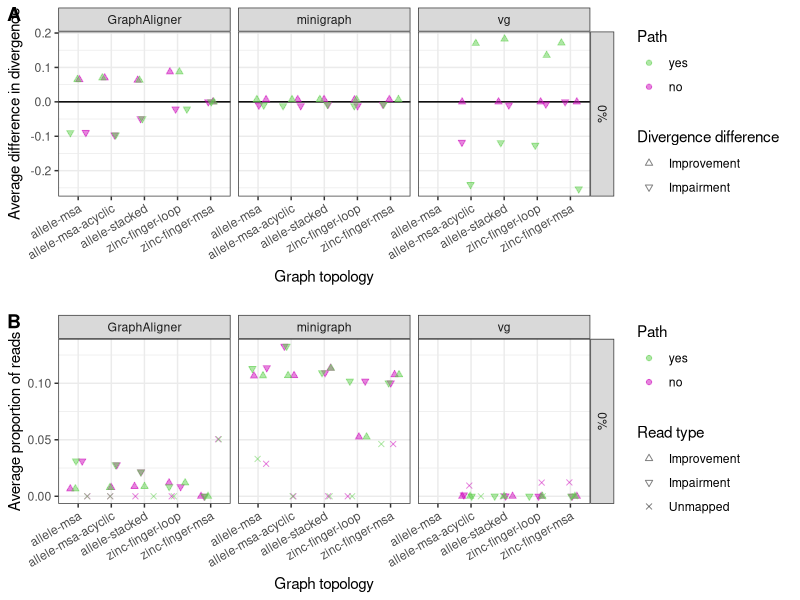

Source code (R):
library(dplyr)
library(tidyr)
library(ggplot2)
library(cowplot)

self.stats.dat <- read.csv("data/chapter4/all-graphs-self-stats.csv", header=T) 

allele.names <- c(LETTERS[1:5], paste0("L", 1:24), paste0("L", 32:38))

self.stats <- self.stats.dat %>%
  mutate(PropReadsNoMapRef=NumReadsNoMapRef/NumReads,
         PropReadsNoMapGraph=NumReadsNoMapGraph/NumReads,
         Aligner=case_when(
           Aligner=="ga" ~ "GraphAligner",
           Aligner=="mg" ~ "minigraph",
           Aligner=="vg" ~ "vg"
         ),
         Error=case_when(
           Error==0 ~ "0%",
           Error==0.001 ~ "0.1%",
           Error==0.01 ~ "1%"
         ),
         Graph=case_when(
           Graph=="allele-msa-dag" ~ "allele-msa-acyclic",
           Graph=="znf-loop" ~ "zinc-finger-loop",
           Graph=="znf-msa" ~ "zinc-finger-msa",
           Graph=="stacked" ~ "allele-stacked",
           T ~ Graph
         ),
         Path=case_when(
           Path=="path" ~ "yes",
           Path=="nopath" ~ "no"
         )) %>% 
  mutate(across(matches("Num|Mean|Prop"), ~
                  ifelse(Aligner=="vg" & Graph=="allele-msa", NA, .)))
# alter diff scores for vg allele-msa to NA, since couldn't index

self.stats$Allele <- factor(self.stats$Allele, levels=allele.names)
self.stats$Error <- factor(self.stats$Error, levels=c("0%", "0.1%", "1%"))
self.stats$Path <- factor(self.stats$Path, levels=c("yes", "no"))


self.stats.av <- self.stats %>%
  group_by(Aligner, Frag, Graph, Path, Coverage, Error) %>%
  summarize(MeanDiff=mean(MeanDiff), 
            MeanDiffNo0=mean(MeanDiffNo0),
            MeanDiffPos=mean(MeanDiffPos),
            MeanDiffNeg=mean(MeanDiffNeg),
            PropReadsDiff=mean(PropReadsDiff),
            PropPos=mean(PropPos),
            PropNeg=mean(PropNeg),
            NumReadsNoMapRef=mean(NumReadsNoMapRef),
            NumReadsNoMapGraph=mean(NumReadsNoMapGraph),
            PropReadsNoMapRef=mean(PropReadsNoMapRef),
            PropReadsNoMapGraph=mean(PropReadsNoMapGraph))

### Spurious w/ paths
# mg v ga v vg fixedfrag
g1.av <- self.stats.av %>%
  filter(Path=="yes", Error=="0%") %>%
  filter(!(Aligner=="vg" & Frag=="none")) %>%
  filter(!(Aligner=="vg" & Frag=="frag"))

g1.av.prop.diff.sub <- g1.av %>% 
  select(Aligner, Graph, Error, PropPos, PropNeg, PropReadsNoMapGraph) %>% 
  pivot_longer(cols=c(PropPos, PropNeg, PropReadsNoMapGraph), names_to="Divergence", values_to="Value") %>% 
  mutate(Divergence=case_when(
    Divergence=="PropPos" ~ "Improvement",
    Divergence=="PropNeg" ~ "Impairment",
    Divergence=="PropReadsNoMapGraph" ~ "Unmapped"
  ))
g1.av.prop.diff.sub$Divergence <- factor(g1.av.prop.diff.sub$Divergence,
                                         levels=c("Improvement", "Impairment", "Unmapped"))



### Spurious w/o paths
# mg v ga v vg fixedfrag
g2.av <- self.stats.av %>%
  filter(Path=="no", Error=="0%") %>%
  filter(!(Aligner=="vg" & Frag=="none")) %>%
  filter(!(Aligner=="vg" & Frag=="frag"))

g2.av.prop.diff.sub <- g2.av %>% 
  select(Aligner, Graph, Error, PropPos, PropNeg, PropReadsNoMapGraph) %>% 
  pivot_longer(cols=c(PropPos, PropNeg, PropReadsNoMapGraph), names_to="Divergence", values_to="Value") %>% 
  mutate(Divergence=case_when(
    Divergence=="PropPos" ~ "Improvement",
    Divergence=="PropNeg" ~ "Impairment",
    Divergence=="PropReadsNoMapGraph" ~ "Unmapped"
  ))
g2.av.prop.diff.sub$Divergence <- factor(g2.av.prop.diff.sub$Divergence,
                                         levels=c("Improvement", "Impairment",
                                                  "Unmapped"))



### compare path v no path
compare.mean.diff <- g2.av %>% 
  bind_rows(g1.av)

compare.mean.diff.sub <- compare.mean.diff %>% 
  select(Aligner, Graph, Error, MeanDiffPos, MeanDiffNeg) %>% 
  pivot_longer(cols=c(MeanDiffPos, MeanDiffNeg), 
               names_to="Divergence", values_to="Value") %>% 
  mutate(Divergence=case_when(
    Divergence=="MeanDiffPos" ~ "Improvement",
    Divergence=="MeanDiffNeg" ~ "Impairment"
  ))
compare.mean.diff.sub$Divergence  <- factor(compare.mean.diff.sub$Divergence,
                                            levels=c("Improvement", "Impairment"))
compare.mean.diff.sub$Path  <- factor(compare.mean.diff.sub$Path,
                                      levels=c("yes", "no"))


comp.mean <- ggplot(compare.mean.diff.sub, aes(Graph, Value)) +
  theme_bw() +
  facet_grid(Error ~ Aligner) +
  geom_hline(yintercept=0) + 
  geom_jitter(aes(shape=Divergence, fill=Path, color=Path),
              alpha=0.5, width=0.3, height=0) +
  scale_shape_manual(values=c(24,25),
                     name="Divergence difference") +
  scale_fill_manual(values=c(palette()[c(3,6)])) +
  scale_color_manual(values=c(palette()[c(3,6)])) +
  theme(axis.text.x=element_text(angle = 30, hjust = 1, vjust = 1)) +
  guides(shape = guide_legend(order = 2), 
         color = guide_legend(order = 1),
         fill=F) +
  xlab("Graph topology") +
  ylab("Average difference in divergence")


compare.prop.diff <- g2.av.prop.diff.sub %>%
  bind_rows(g1.av.prop.diff.sub)
compare.prop.diff$Path  <- factor(compare.prop.diff$Path,
                                  levels=c("yes", "no"))

comp.diff <- ggplot(compare.prop.diff, aes(Graph, Value)) +
  theme_bw() +
  facet_grid(Error ~ Aligner) +
  geom_jitter(aes(color=Path, shape=Divergence, fill=Path), 
              alpha=0.5, width=0.3, height=0) +
  scale_color_manual(values=c(palette()[c(3,6)])) +
  scale_fill_manual(values=c(palette()[c(3,6)])) +
  scale_shape_manual(values=c(24,25,4),
                     name="Read type") +
  theme(axis.text.x=element_text(angle = 30, hjust = 1, vjust = 1)) +
  guides(shape = guide_legend(order = 2), 
         color = guide_legend(order = 1),
         fill=F) +
  xlab("Graph topology") +
  ylab("Average proportion of reads")

plot_grid(comp.mean, NULL, comp.diff, ncol=1, align=T, axis='lr',
          labels=c("A", "", "B"), rel_heights=c(1,0.05,1))
